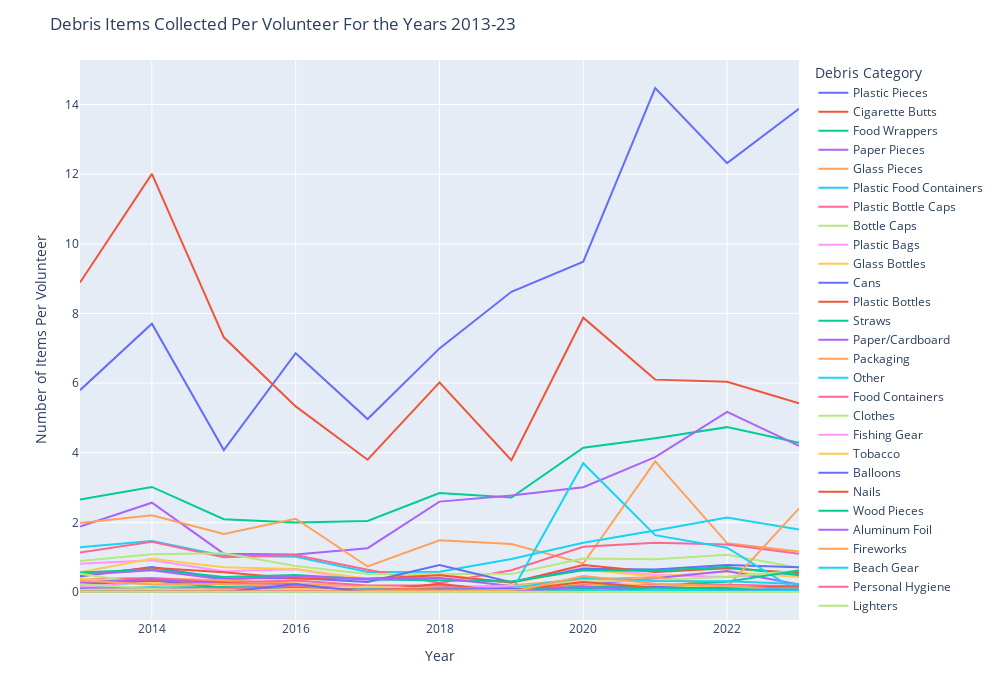

Notebook code for this chart:
### Markdown cell above
There's a significant correlation between number of volunteers and number of items collected for each year, which suggests that the number of items collected in a year might depend on the number of volunteers doing beach cleanups that year. 
The fewer debris items collected in 2020 may have been a result of fewer people being out during the pandemic, and not necessarily due to less littering.
In NOAA's marine debris report, the variable with the strongest impact on the amount of marine debris was the number of collectors (here volunteers) in the Generalized Linear Mixed Model in Section 7. In fact, the effect was 7.5 times the variable (distance to river mouth) with the second stongest effect. This emphasizes just how strongly the number of debris items collected depends on the number of collectors.

## Debris Items Per Volunteer Grouped by Category
Now that we know that the number of debris items depends on number of volunteers, let's plot the number of debris items per volunteer over time. By dividing by number of volunteers we can to some extent factor out that effect.

### Code cell
# Number of item per volunteer line graph 2013-23
fig = graph_maker.item_per_volunteer()
fig.show()

### Figure 1 — Plotly figure (JSON) as saved in the notebook; plotly's stock layout.template omitted (floating-point values rounded to 4 significant figures)
{"data": [{"hovertemplate": "variable=Plastic Pieces<br>index=%{x}<br>value=%{y}<extra></extra>", "legendgroup": "Plastic Pieces", "line": {"color": "#636efa", "dash": "solid"}, "marker": {"symbol": "circle"}, "mode": "lines", "name": "Plastic Pieces", "orientation": "v", "showlegend": true, "type": "scatter", "x": [2013, 2014, 2015, 2016, 2017, 2018, 2019, 2020, 2021, 2022, 2023], "xaxis": "x", "y": [5.797, 7.706, 4.075, 6.856, 4.967, 6.996, 8.622, 9.486, 14.47, 12.32, 13.88], "yaxis": "y"}, {"hovertemplate": "variable=Cigarette Butts<br>index=%{x}<br>value=%{y}<extra></extra>", "legendgroup": "Cigarette Butts", "line": {"color": "#EF553B", "dash": "solid"}, "marker": {"symbol": "circle"}, "mode": "lines", "name": "Cigarette Butts", "orientation": "v", "showlegend": true, "type": "scatter", "x": [2013, 2014, 2015, 2016, 2017, 2018, 2019, 2020, 2021, 2022, 2023], "xaxis": "x", "y": [8.89, 12.01, 7.313, 5.331, 3.799, 6.018, 3.786, 7.878, 6.099, 6.037, 5.421], "yaxis": "y"}, {"hovertemplate": "variable=Food Wrappers<br>index=%{x}<br>value=%{y}<extra></extra>", "legendgroup": "Food Wrappers", "line": {"color": "#00cc96", "dash": "solid"}, "marker": {"symbol": "circle"}, "mode": "lines", "name": "Food Wrappers", "orientation": "v", "showlegend": true, "type": "scatter", "x": [2013, 2014, 2015, 2016, 2017, 2018, 2019, 2020, 2021, 2022, 2023], "xaxis": "x", "y": [2.656, 3.017, 2.092, 1.999, 2.042, 2.841, 2.711, 4.144, 4.417, 4.734, 4.284], "yaxis": "y"}, {"hovertemplate": "variable=Paper Pieces<br>index=%{x}<br>value=%{y}<extra></extra>", "legendgroup": "Paper Pieces", "line": {"color": "#ab63fa", "dash": "solid"}, "marker": {"symbol": "circle"}, "mode": "lines", "name": "Paper Pieces", "orientation": "v", "showlegend": true, "type": "scatter", "x": [2013, 2014, 2015, 2016, 2017, 2018, 2019, 2020, 2021, 2022, 2023], "xaxis": "x", "y": [1.877, 2.565, 1.101, 1.073, 1.259, 2.596, 2.775, 3.008, 3.875, 5.176, 4.199], "yaxis": "y"}, {"hovertemplate": "variable=Glass Pieces<br>index=%{x}<br>value=%{y}<extra></extra>", "legendgroup": "Glass Pieces", "line": {"color": "#FFA15A", "dash": "solid"}, "marker": {"symbol": "circle"}, "mode": "lines", "name": "Glass Pieces", "orientation": "v", "showlegend": true, "type": "scatter", "x": [2013, 2014, 2015, 2016, 2017, 2018, 2019, 2020, 2021, 2022, 2023], "xaxis": "x", "y": [1.981, 2.203, 1.668, 2.103, 0.7335, 1.484, 1.38, 0.8196, 3.751, 1.402, 1.161], "yaxis": "y"}, {"hovertemplate": "variable=Plastic Food Containers<br>index=%{x}<br>value=%{y}<extra></extra>", "legendgroup": "Plastic Food Containers", "line": {"color": "#19d3f3", "dash": "solid"}, "marker": {"symbol": "circle"}, "mode": "lines", "name": "Plastic Food Containers", "orientation": "v", "showlegend": true, "type": "scatter", "x": [2013, 2014, 2015, 2016, 2017, 2018, 2019, 2020, 2021, 2022, 2023], "xaxis": "x", "y": [1.286, 1.466, 1.041, 1.013, 0.5745, 0.5808, 0.9448, 1.413, 1.769, 2.136, 1.796], "yaxis": "y"}, {"hovertemplate": "variable=Plastic Bottle Caps<br>index=%{x}<br>value=%{y}<extra></extra>", "legendgroup": "Plastic Bottle Caps", "line": {"color": "#FF6692", "dash": "solid"}, "marker": {"symbol": "circle"}, "mode": "lines", "name": "Plastic Bottle Caps", "orientation": "v", "showlegend": true, "type": "scatter", "x": [2013, 2014, 2015, 2016, 2017, 2018, 2019, 2020, 2021, 2022, 2023], "xaxis": "x", "y": [1.135, 1.442, 0.9961, 1.063, 0.6378, 0.2569, 0.6262, 1.297, 1.411, 1.364, 1.1], "yaxis": "y"}, {"hovertemplate": "variable=Bottle Caps<br>index=%{x}<br>value=%{y}<extra></extra>", "legendgroup": "Bottle Caps", "line": {"color": "#B6E880", "dash": "solid"}, "marker": {"symbol": "circle"}, "mode": "lines", "name": "Bottle Caps", "orientation": "v", "showlegend": true, "type": "scatter", "x": [2013, 2014, 2015, 2016, 2017, 2018, 2019, 2020, 2021, 2022, 2023], "xaxis": "x", "y": [0.8875, 1.081, 1.113, 0.7496, 0.5166, 0.521, 0.5205, 0.9628, 0.9374, 1.066, 0.6963], "yaxis": "y"}, {"hovertemplate": "variable=Plastic Bags<br>index=%{x}<br>value=%{y}<extra></extra>", "legendgroup": "Plastic Bags", "line": {"color": "#FF97FF", "dash": "solid"}, "marker": {"symbol": "circle"}, "mode": "lines", "name": "Plastic Bags", "orientation": "v", "showlegend": true, "type": "scatter", "x": [2013, 2014, 2015, 2016, 2017, 2018, 2019, 2020, 2021, 2022, 2023], "xaxis": "x", "y": [0.811, 0.91, 0.5936, 0.652, 0.3169, 0.3995, 0.2907, 0.7012, 0.4915, 0.4294, 0.5412], "yaxis": "y"}, {"hovertemplate": "variable=Glass Bottles<br>index=%{x}<br>value=%{y}<extra></extra>", "legendgroup": "Glass Bottles", "line": {"color": "#FECB52", "dash": "solid"}, "marker": {"symbol": "circle"}, "mode": "lines", "name": "Glass Bottles", "orientation": "v", "showlegend": true, "type": "scatter", "x": [2013, 2014, 2015, 2016, 2017, 2018, 2019, 2020, 2021, 2022, 2023], "xaxis": "x", "y": [0.5673, 0.9576, 0.709, 0.6591, 0.3829, 0.507, 0.2611, 0.6427, 0.4476, 0.5845, 0.4325], "yaxis": "y"}, {"hovertemplate": "variable=Cans<br>index=%{x}<br>value=%{y}<extra></extra>", "legendgroup": "Cans", "line": {"color": "#636efa", "dash": "solid"}, "marker": {"symbol": "circle"}, "mode": "lines", "name": "Cans", "orientation": "v", "showlegend": true, "type": "scatter", "x": [2013, 2014, 2015, 2016, 2017, 2018, 2019, 2020, 2021, 2022, 2023], "xaxis": "x", "y": [0.4425, 0.7144, 0.3898, 0.4034, 0.2898, 0.7744, 0.2819, 0.6675, 0.6497, 0.7757, 0.7126], "yaxis": "y"}, {"hovertemplate": "variable=Plastic Bottles<br>index=%{x}<br>value=%{y}<extra></extra>", "legendgroup": "Plastic Bottles", "line": {"color": "#EF553B", "dash": "solid"}, "marker": {"symbol": "circle"}, "mode": "lines", "name": "Plastic Bottles", "orientation": "v", "showlegend": true, "type": "scatter", "x": [2013, 2014, 2015, 2016, 2017, 2018, 2019, 2020, 2021, 2022, 2023], "xaxis": "x", "y": [0.4787, 0.6998, 0.5663, 0.3858, 0.3816, 0.4797, 0.2702, 0.7725, 0.5718, 0.6822, 0.5482], "yaxis": "y"}, {"hovertemplate": "variable=Straws<br>index=%{x}<br>value=%{y}<extra></extra>", "legendgroup": "Straws", "line": {"color": "#00cc96", "dash": "solid"}, "marker": {"symbol": "circle"}, "mode": "lines", "name": "Straws", "orientation": "v", "showlegend": true, "type": "scatter", "x": [2013, 2014, 2015, 2016, 2017, 2018, 2019, 2020, 2021, 2022, 2023], "xaxis": "x", "y": [0.5626, 0.644, 0.4337, 0.4888, 0.3652, 0.3452, 0.3038, 0.6242, 0.6114, 0.7192, 0.4817], "yaxis": "y"}, {"hovertemplate": "variable=Paper/Cardboard<br>index=%{x}<br>value=%{y}<extra></extra>", "legendgroup": "Paper/Cardboard", "line": {"color": "#ab63fa", "dash": "solid"}, "marker": {"symbol": "circle"}, "mode": "lines", "name": "Paper/Cardboard", "orientation": "v", "showlegend": true, "type": "scatter", "x": [2013, 2014, 2015, 2016, 2017, 2018, 2019, 2020, 2021, 2022, 2023], "xaxis": "x", "y": [0.4919, 0.6225, 0.3614, 0.4558, 0.3795, 0.404, 0.1724, 0.2074, 0.3983, 0.6007, 0.2151], "yaxis": "y"}, {"hovertemplate": "variable=Packaging<br>index=%{x}<br>value=%{y}<extra></extra>", "legendgroup": "Packaging", "line": {"color": "#FFA15A", "dash": "solid"}, "marker": {"symbol": "circle"}, "mode": "lines", "name": "Packaging", "orientation": "v", "showlegend": true, "type": "scatter", "x": [2013, 2014, 2015, 2016, 2017, 2018, 2019, 2020, 2021, 2022, 2023], "xaxis": "x", "y": [0.2501, 0.395, 0.3402, 0.2407, 0.1573, 0.1257, 0.1876, 0.364, 0.4225, 0.1436, 2.401], "yaxis": "y"}, {"hovertemplate": "variable=Other<br>index=%{x}<br>value=%{y}<extra></extra>", "legendgroup": "Other", "line": {"color": "#19d3f3", "dash": "solid"}, "marker": {"symbol": "circle"}, "mode": "lines", "name": "Other", "orientation": "v", "showlegend": true, "type": "scatter", "x": [2013, 2014, 2015, 2016, 2017, 2018, 2019, 2020, 2021, 2022, 2023], "xaxis": "x", "y": [0.1087, 0.3165, 0.01776, 0.1238, 0.002681, 0, 0, 3.698, 1.632, 1.274, 0], "yaxis": "y"}, {"hovertemplate": "variable=Food Containers<br>index=%{x}<br>value=%{y}<extra></extra>", "legendgroup": "Food Containers", "line": {"color": "#FF6692", "dash": "solid"}, "marker": {"symbol": "circle"}, "mode": "lines", "name": "Food Containers", "orientation": "v", "showlegend": true, "type": "scatter", "x": [2013, 2014, 2015, 2016, 2017, 2018, 2019, 2020, 2021, 2022, 2023], "xaxis": "x", "y": [0.3637, 0.3999, 0.27, 0.3328, 0.1882, 0.1853, 0.07462, 0.2539, 0.1526, 0.1442, 0.087], "yaxis": "y"}, {"hovertemplate": "variable=Clothes<br>index=%{x}<br>value=%{y}<extra></extra>", "legendgroup": "Clothes", "line": {"color": "#B6E880", "dash": "solid"}, "marker": {"symbol": "circle"}, "mode": "lines", "name": "Clothes", "orientation": "v", "showlegend": true, "type": "scatter", "x": [2013, 2014, 2015, 2016, 2017, 2018, 2019, 2020, 2021, 2022, 2023], "xaxis": "x", "y": [0.5236, 0.222, 0.1224, 0.123, 0.001073, 0, 0.1591, 0.3048, 0.3343, 0.4367, 0.6123], "yaxis": "y"}, {"hovertemplate": "variable=Fishing Gear<br>index=%{x}<br>value=%{y}<extra></extra>", "legendgroup": "Fishing Gear", "line": {"color": "#FF97FF", "dash": "solid"}, "marker": {"symbol": "circle"}, "mode": "lines", "name": "Fishing Gear", "orientation": "v", "showlegend": true, "type": "scatter", "x": [2013, 2014, 2015, 2016, 2017, 2018, 2019, 2020, 2021, 2022, 2023], "xaxis": "x", "y": [0.1402, 0.3026, 0.2368, 0.1621, 0.1418, 0.1101, 0.1766, 0.1228, 0.18, 0.2066, 0.1712], "yaxis": "y"}, {"hovertemplate": "variable=Tobacco<br>index=%{x}<br>value=%{y}<extra></extra>", "legendgroup": "Tobacco", "line": {"color": "#FECB52", "dash": "solid"}, "marker": {"symbol": "circle"}, "mode": "lines", "name": "Tobacco", "orientation": "v", "showlegend": true, "type": "scatter", "x": [2013, 2014, 2015, 2016, 2017, 2018, 2019, 2020, 2021, 2022, 2023], "xaxis": "x", "y": [0.3837, 0.2871, 0.2503, 0.1094, 0.02771, 0.02558, 0.07086, 0.2507, 0.1823, 0.09454, 0.05346], "yaxis": "y"}, {"hovertemplate": "variable=Balloons<br>index=%{x}<br>value=%{y}<extra></extra>", "legendgroup": "Balloons", "line": {"color": "#636efa", "dash": "solid"}, "marker": {"symbol": "circle"}, "mode": "lines", "name": "Balloons", "orientation": "v", "showlegend": true, "type": "scatter", "x": [2013, 2014, 2015, 2016, 2017, 2018, 2019, 2020, 2021, 2022, 2023], "xaxis": "x", "y": [0.2164, 0.3382, 0.1239, 0.1499, 0.06203, 0.09646, 0.05757, 0.1031, 0.141, 0.1165, 0.1092], "yaxis": "y"}, {"hovertemplate": "variable=Nails<br>index=%{x}<br>value=%{y}<extra></extra>", "legendgroup": "Nails", "line": {"color": "#EF553B", "dash": "solid"}, "marker": {"symbol": "circle"}, "mode": "lines", "name": "Nails", "orientation": "v", "showlegend": true, "type": "scatter", "x": [2013, 2014, 2015, 2016, 2017, 2018, 2019, 2020, 2021, 2022, 2023], "xaxis": "x", "y": [0.2532, 0.3259, 0.2697, 0.09828, 0.01984, 0.2349, 0, 0, 0, 0, 0], "yaxis": "y"}, {"hovertemplate": "variable=Wood Pieces<br>index=%{x}<br>value=%{y}<extra></extra>", "legendgroup": "Wood Pieces", "line": {"color": "#00cc96", "dash": "solid"}, "marker": {"symbol": "circle"}, "mode": "lines", "name": "Wood Pieces", "orientation": "v", "showlegend": true, "type": "scatter", "x": [2013, 2014, 2015, 2016, 2017, 2018, 2019, 2020, 2021, 2022, 2023], "xaxis": "x", "y": [0.1021, 0.1326, 0.1469, 0.09036, 0.004827, 0, 0.125, 0.1444, 0.1807, 0.2951, 0.6173], "yaxis": "y"}, {"hovertemplate": "variable=Aluminum Foil<br>index=%{x}<br>value=%{y}<extra></extra>", "legendgroup": "Aluminum Foil", "line": {"color": "#ab63fa", "dash": "solid"}, "marker": {"symbol": "circle"}, "mode": "lines", "name": "Aluminum Foil", "orientation": "v", "showlegend": true, "type": "scatter", "x": [2013, 2014, 2015, 2016, 2017, 2018, 2019, 2020, 2021, 2022, 2023], "xaxis": "x", "y": [0.2698, 0.3706, 0.22, 0.2193, 0, 0.00605, 0, 0, 0, 0, 0], "yaxis": "y"}, {"hovertemplate": "variable=Fireworks<br>index=%{x}<br>value=%{y}<extra></extra>", "legendgroup": "Fireworks", "line": {"color": "#FFA15A", "dash": "solid"}, "marker": {"symbol": "circle"}, "mode": "lines", "name": "Fireworks", "orientation": "v", "showlegend": true, "type": "scatter", "x": [2013, 2014, 2015, 2016, 2017, 2018, 2019, 2020, 2021, 2022, 2023], "xaxis": "x", "y": [0.3286, 0.218, 0.228, 0.1663, 0.02717, 0.0261, 0.008604, 0.0006363, 0.01387, 0.01332, 0.0005044], "yaxis": "y"}, {"hovertemplate": "variable=Beach Gear<br>index=%{x}<br>value=%{y}<extra></extra>", "legendgroup": "Beach Gear", "line": {"color": "#19d3f3", "dash": "solid"}, "marker": {"symbol": "circle"}, "mode": "lines", "name": "Beach Gear", "orientation": "v", "showlegend": true, "type": "scatter", "x": [2013, 2014, 2015, 2016, 2017, 2018, 2019, 2020, 2021, 2022, 2023], "xaxis": "x", "y": [0.08134, 0.1335, 0.05755, 0.05491, 0.04201, 0.122, 0.1014, 0.406, 0.3187, 0.3118, 0.2315], "yaxis": "y"}, {"hovertemplate": "variable=Personal Hygiene<br>index=%{x}<br>value=%{y}<extra></extra>", "legendgroup": "Personal Hygiene", "line": {"color": "#FF6692", "dash": "solid"}, "marker": {"symbol": "circle"}, "mode": "lines", "name": "Personal Hygiene", "orientation": "v", "showlegend": true, "type": "scatter", "x": [2013, 2014, 2015, 2016, 2017, 2018, 2019, 2020, 2021, 2022, 2023], "xaxis": "x", "y": [0.08362, 0.1039, 0.1023, 0.1495, 0.11, 0.06517, 0.08463, 0.2202, 0.1985, 0.2105, 0.1495], "yaxis": "y"}, {"hovertemplate": "variable=Lighters<br>index=%{x}<br>value=%{y}<extra></extra>", "legendgroup": "Lighters", "line": {"color": "#B6E880", "dash": "solid"}, "marker": {"symbol": "circle"}, "mode": "lines", "name": "Lighters", "orientation": "v", "showlegend": true, "type": "scatter", "x": [2013, 2014, 2015, 2016, 2017, 2018, 2019, 2020, 2021, 2022, 2023], "xaxis": "x", "y": [0.2214, 0.1093, 0.06818, 0.05586, 0.03575, 0.04062, 0.02534, 0.03182, 0.04129, 0.1737, 0.09053], "yaxis": "y"}, {"hovertemplate": "variable=Bandaids<br>index=%{x}<br>value=%{y}<extra></extra>", "legendgroup": "Bandaids", "line": {"color": "#FF97FF", "dash": "solid"}, "marker": {"symbol": "circle"}, "mode": "lines", "name": "Bandaids", "orientation": "v", "showlegend": true, "type": "scatter", "x": [2013, 2014, 2015, 2016, 2017, 2018, 2019, 2020, 2021, 2022, 2023], "xaxis": "x", "y": [0.08025, 0.09648, 0.04705, 0.03925, 0.05649, 0.06033, 0.05569, 0.05472, 0.08918, 0.1092, 0.06985], "yaxis": "y"}, {"hovertemplate": "variable=Lids<br>index=%{x}<br>value=%{y}<extra></extra>", "legendgroup": "Lids", "line": {"color": "#FECB52", "dash": "solid"}, "marker": {"symbol": "circle"}, "mode": "lines", "name": "Lids", "orientation": "v", "showlegend": true, "type": "scatter", "x": [2013, 2014, 2015, 2016, 2017, 2018, 2019, 2020, 2021, 2022, 2023], "xaxis": "x", "y": [0, 0, 0, 0.08688, 0.1523, 0.08038, 0.08447, 0.2615, 0.1757, 0.1214, 0.1251], "yaxis": "y"}, {"hovertemplate": "variable=Construction Materials<br>index=%{x}<br>value=%{y}<extra></extra>", "legendgroup": "Construction Materials", "line": {"color": "#636efa", "dash": "solid"}, "marker": {"symbol": "circle"}, "mode": "lines", "name": "Construction Materials", "orientation": "v", "showlegend": true, "type": "scatter", "x": [2013, 2014, 2015, 2016, 2017, 2018, 2019, 2020, 2021, 2022, 2023], "xaxis": "x", "y": [0.07861, 0.01846, 0, 0.1174, 0.04308, 0.07969, 0.08666, 0.1056, 0.1506, 0.07208, 0.09734], "yaxis": "y"}, {"hovertemplate": "variable=Utensils<br>index=%{x}<br>value=%{y}<extra></extra>", "legendgroup": "Utensils", "line": {"color": "#EF553B", "dash": "solid"}, "marker": {"symbol": "circle"}, "mode": "lines", "name": "Utensils", "orientation": "v", "showlegend": true, "type": "scatter", "x": [2013, 2014, 2015, 2016, 2017, 2018, 2019, 2020, 2021, 2022, 2023], "xaxis": "x", "y": [0, 0, 0, 0.06742, 0.08473, 0.06724, 0.04568, 0.2883, 0.1189, 0.1133, 0.1627], "yaxis": "y"}, {"hovertemplate": "variable=Strapping Bands<br>index=%{x}<br>value=%{y}<extra></extra>", "legendgroup": "Strapping Bands", "line": {"color": "#00cc96", "dash": "solid"}, "marker": {"symbol": "circle"}, "mode": "lines", "name": "Strapping Bands", "orientation": "v", "showlegend": true, "type": "scatter", "x": [2013, 2014, 2015, 2016, 2017, 2018, 2019, 2020, 2021, 2022, 2023], "xaxis": "x", "y": [0.06326, 0.006976, 0.0001296, 0.06821, 0.0345, 0.04408, 0.04239, 0.1324, 0.1077, 0.1042, 0.06884], "yaxis": "y"}, {"hovertemplate": "variable=6-Pack Holders<br>index=%{x}<br>value=%{y}<extra></extra>", "legendgroup": "6-Pack Holders", "line": {"color": "#ab63fa", "dash": "solid"}, "marker": {"symbol": "circle"}, "mode": "lines", "name": "6-Pack Holders", "orientation": "v", "showlegend": true, "type": "scatter", "x": [2013, 2014, 2015, 2016, 2017, 2018, 2019, 2020, 2021, 2022, 2023], "xaxis": "x", "y": [0.06794, 0.09755, 0.03901, 0.02057, 0.008044, 0.005877, 0.01205, 0, 0.01189, 0.02533, 0.01034], "yaxis": "y"}, {"hovertemplate": "variable=PPE<br>index=%{x}<br>value=%{y}<extra></extra>", "legendgroup": "PPE", "line": {"color": "#FFA15A", "dash": "solid"}, "marker": {"symbol": "circle"}, "mode": "lines", "name": "PPE", "orientation": "v", "showlegend": true, "type": "scatter", "x": [2013, 2014, 2015, 2016, 2017, 2018, 2019, 2020, 2021, 2022, 2023], "xaxis": "x", "y": [0, 0, 0, 0, 0, 0, 0, 0.4582, 0.2372, 0.1645, 0.0469], "yaxis": "y"}, {"hovertemplate": "variable=Batteries<br>index=%{x}<br>value=%{y}<extra></extra>", "legendgroup": "Batteries", "line": {"color": "#19d3f3", "dash": "solid"}, "marker": {"symbol": "circle"}, "mode": "lines", "name": "Batteries", "orientation": "v", "showlegend": true, "type": "scatter", "x": [2013, 2014, 2015, 2016, 2017, 2018, 2019, 2020, 2021, 2022, 2023], "xaxis": "x", "y": [0.02668, 0.0235, 0.02165, 0.03545, 0.08098, 0.02558, 0.01205, 0.02036, 0.02246, 0.03265, 0.1218], "yaxis": "y"}, {"hovertemplate": "variable=Syringes<br>index=%{x}<br>value=%{y}<extra></extra>", "legendgroup": "Syringes", "line": {"color": "#FF6692", "dash": "solid"}, "marker": {"symbol": "circle"}, "mode": "lines", "name": "Syringes", "orientation": "v", "showlegend": true, "type": "scatter", "x": [2013, 2014, 2015, 2016, 2017, 2018, 2019, 2020, 2021, 2022, 2023], "xaxis": "x", "y": [0.01524, 0.0176, 0.02787, 0.0595, 0.02431, 0.04183, 0.0244, 0.028, 0.03336, 0.05276, 0.07137], "yaxis": "y"}, {"hovertemplate": "variable=Footwear<br>index=%{x}<br>value=%{y}<extra></extra>", "legendgroup": "Footwear", "line": {"color": "#B6E880", "dash": "solid"}, "marker": {"symbol": "circle"}, "mode": "lines", "name": "Footwear", "orientation": "v", "showlegend": true, "type": "scatter", "x": [2013, 2014, 2015, 2016, 2017, 2018, 2019, 2020, 2021, 2022, 2023], "xaxis": "x", "y": [0.05869, 0.08623, 0.04161, 0.04684, 0.0001788, 0, 0, 0, 0, 0.004179, 0.007565], "yaxis": "y"}, {"hovertemplate": "variable=Cigar Tips<br>index=%{x}<br>value=%{y}<extra></extra>", "legendgroup": "Cigar Tips", "line": {"color": "#FF97FF", "dash": "solid"}, "marker": {"symbol": "circle"}, "mode": "lines", "name": "Cigar Tips", "orientation": "v", "showlegend": true, "type": "scatter", "x": [2013, 2014, 2015, 2016, 2017, 2018, 2019, 2020, 2021, 2022, 2023], "xaxis": "x", "y": [0, 0.01964, 0.0005185, 0.05681, 0.03057, 0.03526, 0.04349, 0.0006363, 0.06474, 0.03343, 0.003278], "yaxis": "y"}, {"hovertemplate": "variable=Rope<br>index=%{x}<br>value=%{y}<extra></extra>", "legendgroup": "Rope", "line": {"color": "#FECB52", "dash": "solid"}, "marker": {"symbol": "circle"}, "mode": "lines", "name": "Rope", "orientation": "v", "showlegend": true, "type": "scatter", "x": [2013, 2014, 2015, 2016, 2017, 2018, 2019, 2020, 2021, 2022, 2023], "xaxis": "x", "y": [0, 0, 0.009203, 0.09052, 0.02252, 0.02351, 0.0463, 0.004454, 0.04889, 0.01671, 0.0007565], "yaxis": "y"}, {"hovertemplate": "variable=Beverage Bottles<br>index=%{x}<br>value=%{y}<extra></extra>", "legendgroup": "Beverage Bottles", "line": {"color": "#636efa", "dash": "solid"}, "marker": {"symbol": "circle"}, "mode": "lines", "name": "Beverage Bottles", "orientation": "v", "showlegend": true, "type": "scatter", "x": [2013, 2014, 2015, 2016, 2017, 2018, 2019, 2020, 2021, 2022, 2023], "xaxis": "x", "y": [0, 0, 0, 0.2236, 0, 0, 0, 0, 0, 0, 0], "yaxis": "y"}, {"hovertemplate": "variable=Tires<br>index=%{x}<br>value=%{y}<extra></extra>", "legendgroup": "Tires", "line": {"color": "#EF553B", "dash": "solid"}, "marker": {"symbol": "circle"}, "mode": "lines", "name": "Tires", "orientation": "v", "showlegend": true, "type": "scatter", "x": [2013, 2014, 2015, 2016, 2017, 2018, 2019, 2020, 2021, 2022, 2023], "xaxis": "x", "y": [0.0122, 0.02093, 0.014, 0.01124, 0.008581, 0.006093, 0.005788, 0.01336, 0.006276, 0.007051, 0.002774], "yaxis": "y"}, {"hovertemplate": "variable=Bagged Pet Waste<br>index=%{x}<br>value=%{y}<extra></extra>", "legendgroup": "Bagged Pet Waste", "line": {"color": "#00cc96", "dash": "solid"}, "marker": {"symbol": "circle"}, "mode": "lines", "name": "Bagged Pet Waste", "orientation": "v", "showlegend": true, "type": "scatter", "x": [2013, 2014, 2015, 2016, 2017, 2018, 2019, 2020, 2021, 2022, 2023], "xaxis": "x", "y": [0.01209, 0, 0, 0, 0, 0, 0, 0.04454, 0.05252, 0.04414, 0.03203], "yaxis": "y"}, {"hovertemplate": "variable=Beverage Pouches<br>index=%{x}<br>value=%{y}<extra></extra>", "legendgroup": "Beverage Pouches", "line": {"color": "#ab63fa", "dash": "solid"}, "marker": {"symbol": "circle"}, "mode": "lines", "name": "Beverage Pouches", "orientation": "v", "showlegend": true, "type": "scatter", "x": [2013, 2014, 2015, 2016, 2017, 2018, 2019, 2020, 2021, 2022, 2023], "xaxis": "x", "y": [0, 0, 0, 0, 0, 0, 0, 0.1527, 0.01618, 0.04492, 0.04136], "yaxis": "y"}, {"hovertemplate": "variable=Appliances<br>index=%{x}<br>value=%{y}<extra></extra>", "legendgroup": "Appliances", "line": {"color": "#FFA15A", "dash": "solid"}, "marker": {"symbol": "circle"}, "mode": "lines", "name": "Appliances", "orientation": "v", "showlegend": true, "type": "scatter", "x": [2013, 2014, 2015, 2016, 2017, 2018, 2019, 2020, 2021, 2022, 2023], "xaxis": "x", "y": [0.01601, 0.01363, 0.005962, 0.01013, 0.007508, 0.003111, 0.003598, 0, 0.007267, 0.001306, 0.01765], "yaxis": "y"}, {"hovertemplate": "variable=E-Waste<br>index=%{x}<br>value=%{y}<extra></extra>", "legendgroup": "E-Waste", "line": {"color": "#19d3f3", "dash": "solid"}, "marker": {"symbol": "circle"}, "mode": "lines", "name": "E-Waste", "orientation": "v", "showlegend": true, "type": "scatter", "x": [2013, 2014, 2015, 2016, 2017, 2018, 2019, 2020, 2021, 2022, 2023], "xaxis": "x", "y": [0, 0, 0, 0, 0, 0, 0, 0.02418, 0.04096, 0.01907, 0.02824], "yaxis": "y"}, {"hovertemplate": "variable=Car Parts<br>index=%{x}<br>value=%{y}<extra></extra>", "legendgroup": "Car Parts", "line": {"color": "#FF6692", "dash": "solid"}, "marker": {"symbol": "circle"}, "mode": "lines", "name": "Car Parts", "orientation": "v", "showlegend": true, "type": "scatter", "x": [2013, 2014, 2015, 2016, 2017, 2018, 2019, 2020, 2021, 2022, 2023], "xaxis": "x", "y": [0.003375, 0.01084, 0.00674, 0.01203, 0, 0, 0, 0, 0, 0, 0], "yaxis": "y"}, {"hovertemplate": "variable=Bikes<br>index=%{x}<br>value=%{y}<extra></extra>", "legendgroup": "Bikes", "line": {"color": "#B6E880", "dash": "solid"}, "marker": {"symbol": "circle"}, "mode": "lines", "name": "Bikes", "orientation": "v", "showlegend": true, "type": "scatter", "x": [2013, 2014, 2015, 2016, 2017, 2018, 2019, 2020, 2021, 2022, 2023], "xaxis": "x", "y": [0.006751, 0.007512, 0.002333, 0.007754, 0, 0, 0, 0, 0, 0, 0], "yaxis": "y"}], "layout": {"autosize": false, "height": 700, "legend": {"title": {"text": "Debris Category"}, "tracegroupgap": 0}, "margin": {"t": 60}, "title": {"text": "Debris Items Collected Per Volunteer For the Years 2013-23"}, "width": 1000, "xaxis": {"anchor": "y", "autorange": true, "domain": [0, 1], "range": [2013, 2023], "title": {"text": "Year"}, "type": "linear"}, "yaxis": {"anchor": "x", "autorange": true, "domain": [0, 1], "range": [-0.8041, 15.28], "title": {"text": "Number of Items Per Volunteer"}, "type": "linear"}}}
